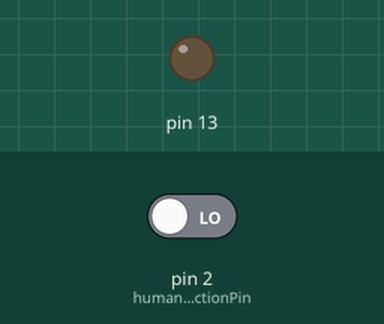
The sketch below on a simulated Arduino Uno, built with avr-gcc and run on an emulated ATmega328P. Shown: output pins drawn as LEDs (lit = HIGH). Inputs (shaded band) come from the test bench; at power-on: pin 2 (humanDetectionPin) LOW. What the sketch prints to the serial monitor is not drawn.

Above: at 1.2 s.
1.3 s: pin 2 (humanDetectionPin) driven HIGH
At 1.7 s:
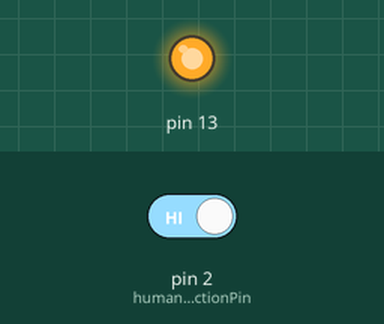
2.8 s: pin 2 (humanDetectionPin) driven LOW
At 4.0 s:
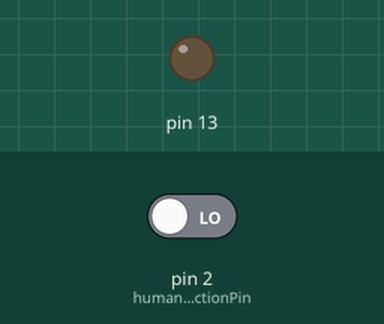
Timing chart, 0 to 5.8 s (numbered marks = the images above; inputs shaded):
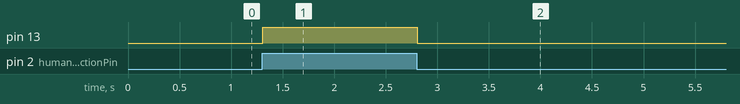

Measured:
- after the input at 1.3 s, pin 13: LOW → HIGH at once
- after the input at 2.8 s, pin 13: HIGH → LOW at once

The sketch:

humanDetect.ino
```cpp
int humanDetectionPin = 2;
int isHumanDetected = false;

void setup() {
  // put your setup code here, to run once:
  pinMode(humanDetectionPin, INPUT);
  pinMode(13, OUTPUT);
  Serial.begin(9600);

}

void loop() {
  // put your main code here, to run repeatedly:
  isHumanDetected  = digitalRead(humanDetectionPin);

  Serial.println(digitalRead(humanDetectionPin));

  if(isHumanDetected)
    digitalWrite(13, HIGH);
  else
    digitalWrite(13, LOW);

}
```
